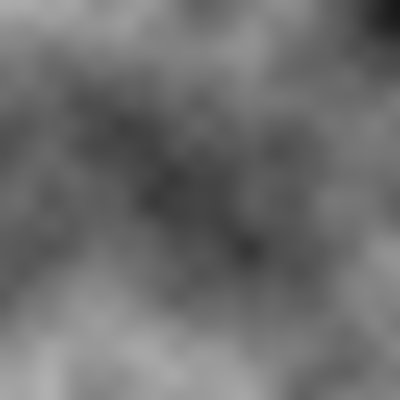
Frame 1 (no input)
Frame 60 (no input): identical to frame 1, image omitted
Frame 120 (the mouse pressed at the canvas centre since frame 60): identical to frame 1, image omitted

The p5.js sketch that drew this single still picture (run headless with seeded random() and noise() and a simulated clock; from frame 60 on, the mouse is pressed at the canvas centre):

// p5.js sketch
// ── sketch.js
function setup() {
  createCanvas(400, 400);
  pixelDensity(1);
  noiseDetail(4);
}

var increment = 0.005;

function draw() {
  var yOff = 0;
  
  loadPixels();
  for (var x = 0; x < width; x++) {
    var xOff = 0;
    for (var y = 0; y < height; y++) {
      var index = (x + y * width) * 4;
      var r = noise(xOff, yOff) * 255;
      pixels[index + 0] = r;
      pixels[index + 1] = r;
      pixels[index + 2] = r;
      pixels[index + 3] = 255;

      xOff += increment;
    }
    yOff += increment;
  }
  updatePixels();
}
